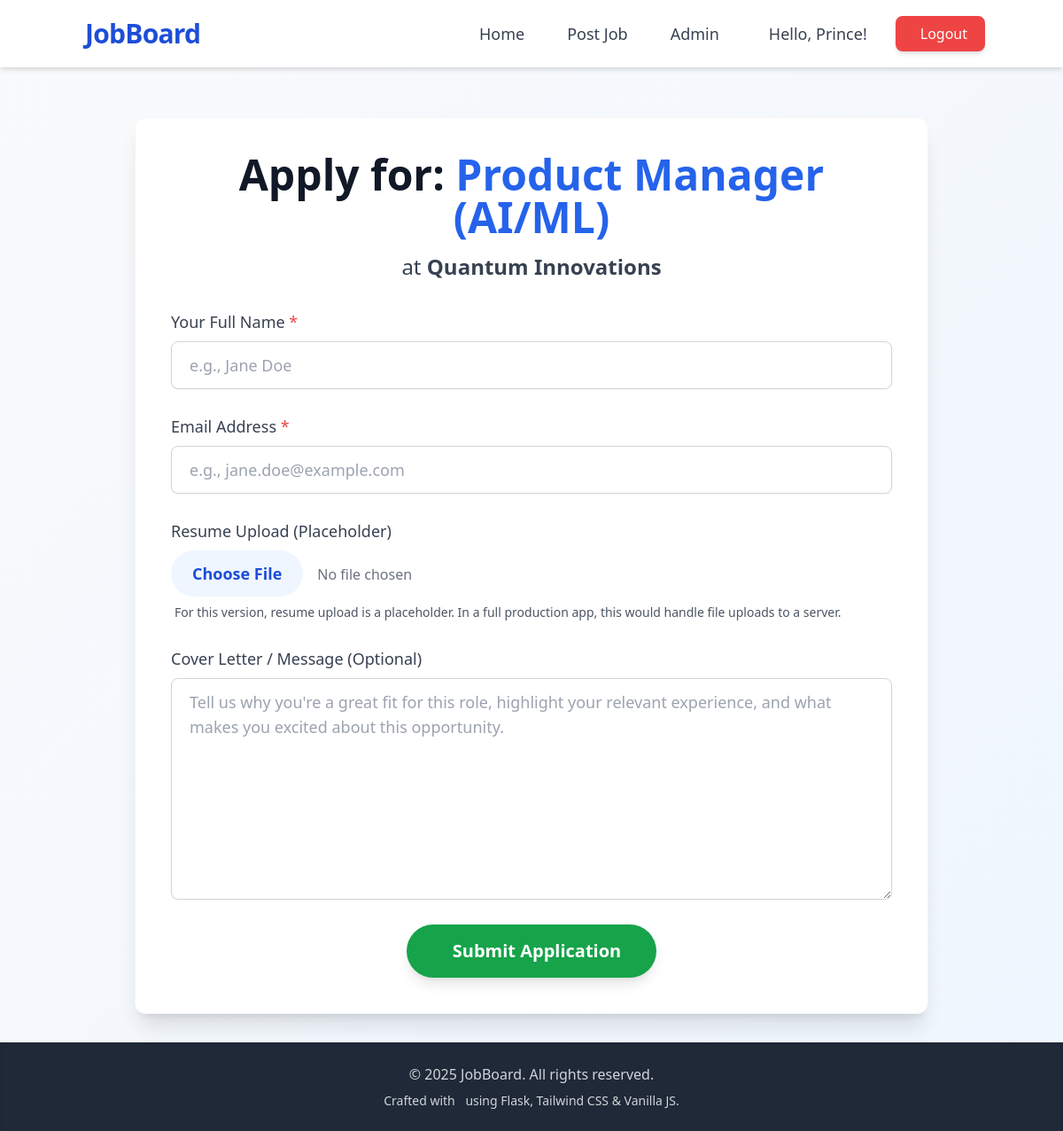
/apply/2 (signed in), run on the app's committed database.
### tables this page shows
CREATE TABLE users (
    id INTEGER PRIMARY KEY AUTOINCREMENT,
    username TEXT UNIQUE NOT NULL,
    password TEXT NOT NULL
);

CREATE TABLE jobs (
    id INTEGER PRIMARY KEY AUTOINCREMENT,
    title TEXT NOT NULL,
    company TEXT NOT NULL,
    location TEXT NOT NULL,
    salary TEXT, -- Stored as TEXT for flexibility (e.g., "$100k - $120k", "Competitive")
    description TEXT NOT NULL,
    type TEXT DEFAULT 'Full-time', -- e.g., Full-time, Part-time, Contract, Internship
    date_posted TIMESTAMP DEFAULT CURRENT_TIMESTAMP -- Automatically records when the job was posted
);

### app.py (the view, shortened to what this page needs)
@app.route('/apply/<int:job_id>', methods=('GET', 'POST'))
def apply_to_job(job_id):
    db = get_db()
    job = db.execute('SELECT * FROM jobs WHERE id = ?', (job_id,)).fetchone()
    if job is None:
        flash('Sorry, the job you are trying to apply for does not exist.', 'error')
        return redirect(url_for('index'))
    return render_template('apply.html', job=job)

### app.py (called while the page is built)
def get_db():
    if 'db' not in g:
        g.db = sqlite3.connect(
            DATABASE,
            detect_types=sqlite3.PARSE_DECLTYPES # This helps in converting TIMESTAMP to Python datetime objects
        )
        g.db.row_factory = sqlite3.Row # Allows accessing columns by name (e.g., row['column_name'])
    return g.db

def get_user(user_id):
    db = get_db()
    user = db.execute('SELECT * FROM users WHERE id = ?', (user_id,)).fetchone()
    return user

@app.before_request
def load_logged_in_user():
    user_id = session.get('user_id')
    if user_id is None:
        g.user = None
    else:
        g.user = get_user(user_id)

@app.context_processor
def inject_globals():
    return {'now': datetime.utcnow(), 'user': g.user}

### templates/apply.html (shortened to what this page needs)
{% extends 'base.html' %}
{% block content %}
<div class="max-w-4xl mx-auto bg-white p-8 md:p-10 rounded-xl shadow-xl border border-gray-100 animate-fadeIn">
    <h1 class="text-4xl md:text-5xl font-extrabold text-center text-gray-900 mb-4">
        Apply for: <br class="sm:hidden">
        <span class="text-blue-600">{{ job.title }}</span>
    </h1>
    <p class="text-xl md:text-2xl text-center text-gray-700 mb-8">
        at <span class="font-semibold">{{ job.company }}</span>
    </p>
    <form method="POST" action="{{ url_for('apply_to_job', job_id=job.id) }}" class="space-y-7">
        <div>
            <label for="applicant_name" class="block text-lg font-medium text-gray-700 mb-2">Your Full Name <span class="text-red-500">*</span></label>
            <input type="text" id="applicant_name" name="applicant_name" required
                   class="mt-1 block w-full px-5 py-3 border border-gray-300 rounded-lg shadow-sm focus:ring-green-500 focus:border-green-500 transition-colors duration-200 text-lg"
                   placeholder="e.g., Jane Doe">
        </div>
        <div>
            <label for="email" class="block text-lg font-medium text-gray-700 mb-2">Email Address <span class="text-red-500">*</span></label>
            <input type="email" id="email" name="email" required
                   class="mt-1 block w-full px-5 py-3 border border-gray-300 rounded-lg shadow-sm focus:ring-green-500 focus:border-green-500 transition-colors duration-200 text-lg"
                   placeholder="e.g., jane.doe@example.com">
        </div>
        <div>
            <label for="resume_upload" class="block text-lg font-medium text-gray-700 mb-2">Resume Upload (Placeholder)</label>
            <input type="file" id="resume_upload" name="resume_upload" disabled
                   class="mt-1 block w-full text-gray-500 file:mr-4 file:py-3 file:px-6 file:rounded-full file:border-0 file:text-lg file:font-semibold file:bg-blue-50 file:text-blue-700 hover:file:bg-blue-100 cursor-not-allowed transition-colors duration-200">
            <p class="mt-2 text-sm text-gray-600">
                 For this version, resume upload is a placeholder. In a full production app, this would handle file uploads to a server.
            </p>
        </div>
        <div>
            <label for="message" class="block text-lg font-medium text-gray-700 mb-2">Cover Letter / Message (Optional)</label>
            <textarea id="message" name="message" rows="8"
                      class="mt-1 block w-full px-5 py-3 border border-gray-300 rounded-lg shadow-sm focus:ring-green-500 focus:border-green-500 transition-colors duration-200 text-lg"
                      placeholder="Tell us why you're a great fit for this role, highlight your relevant experience, and what makes you excited about this opportunity."></textarea>
        </div>
        <div class="flex justify-center mt-10">
            <button type="submit"
                    class="bg-green-600 text-white px-10 py-4 rounded-full font-bold text-xl shadow-lg hover:bg-green-700 transition-all duration-300 transform hover:scale-105 flex items-center justify-center">
                Submit Application
            </button>
        </div>
    </form>
</div>
{% endblock %}

### templates/base.html (shortened to what this page needs)
<!DOCTYPE html>
<html lang="en">
<head>
    <script src="https://cdn.tailwindcss.com"></script>
    <link rel="stylesheet" href="{{ url_for('static', filename='css/style.css') }}">
</head>
<body class="bg-gradient-to-br from-gray-50 to-blue-50 flex flex-col min-h-screen text-gray-800 antialiased">
    <nav class="bg-white p-4 shadow-md sticky top-0 z-50">
        <div class="container mx-auto flex flex-col sm:flex-row justify-between items-center space-y-3 sm:space-y-0">
            <a href="{{ url_for('index') }}" class="text-blue-700 text-3xl font-extrabold tracking-tight flex items-center group">
                <span class="group-hover:text-blue-800 transition-colors duration-300">JobBoard</span>
            </a>
            <div class="space-x-4 flex items-center">
                <a href="{{ url_for('index') }}" class="text-gray-700 text-lg font-medium px-4 py-2 rounded-lg hover:bg-blue-50 hover:text-blue-700 transition-colors duration-300">Home</a>
                <a href="{{ url_for('post_job') }}" class="text-gray-700 text-lg font-medium px-4 py-2 rounded-lg hover:bg-blue-50 hover:text-blue-700 transition-colors duration-300">Post Job</a>
                <a href="{{ url_for('admin_applications') }}" class="text-gray-700 text-lg font-medium px-4 py-2 rounded-lg hover:bg-blue-50 hover:text-blue-700 transition-colors duration-300">Admin</a>
                {% if g.user %}
                <span class="text-gray-700 text-lg font-medium px-4 py-2">
                    Hello, {{ g.user['username'] }}!
                </span>
                <a href="{{ url_for('logout') }}" class="bg-red-500 text-white px-5 py-2 rounded-lg font-medium shadow-md hover:bg-red-600 transition-colors duration-300 flex items-center">
                    Logout
                </a>
                {% endif %}
            </div>
        </div>
    </nav>
    <main class="container mx-auto px-4 py-8 flex-grow">
        {% block content %}{% endblock %}
    </main>
    <footer class="bg-gray-800 text-gray-300 p-6 mt-auto shadow-inner">
        <div class="container mx-auto text-center">
            <p>&copy; {{ now.year }} JobBoard. All rights reserved.</p>
            <p class="text-sm mt-2">Crafted with  using Flask, Tailwind CSS & Vanilla JS.</p>
        </div>
    </footer>
</body>
</html>

### static/css/style.css (style rules this page uses)
.animate-fadeIn { animation: fadeIn 0.5s ease-out forwards; }

### templates/base.html (style rules this page uses)
html { font-family: 'Inter', sans-serif; scroll-behavior: smooth; }

### data on the page
users: user.username "Prince"
jobs: title "Product Manager (AI/ML)", company "Quantum Innovations"
